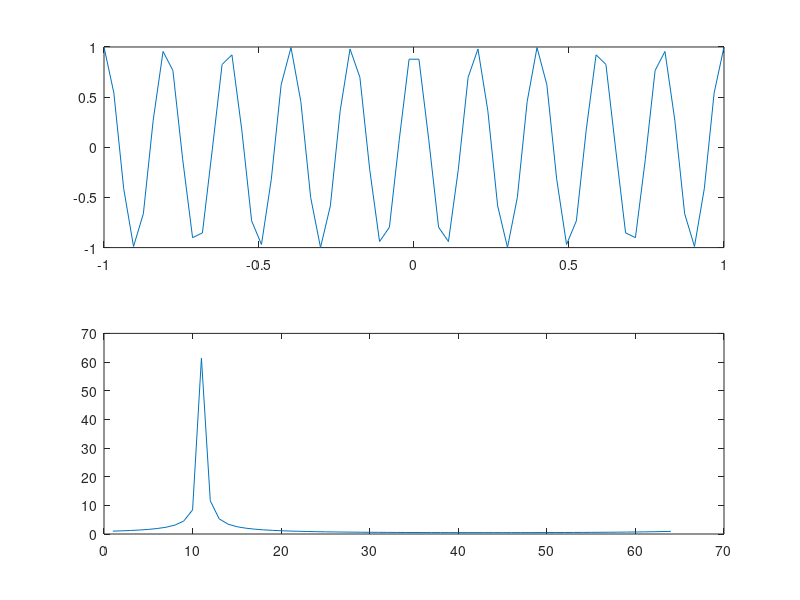

Source code (MATLAB):
% Nettoie l'environnement de travail
clear all
close all
clc

% Définition des paramètres de base
N = 64; % Nombre de points
L = 1; % Longueur de l'intervalle
% Création d'un vecteur x linéairement espacé
x = linspace(-L, L, N)';

% Paramètre de fréquence
p = 10;
% Création du signal yp, une onde exponentielle complexe
yp = exp(2 * i * pi * p * x / 2 / L);
% Calcul de la transformation de Fourier (TF) du signal yp
tf_yp = fft(yp);

% Affichage des résultats
figure(1)
% Trace du signal yp dans le domaine spatial
subplot(2, 1, 1)
plot(x, yp)
% Trace de la magnitude de la TF de yp
subplot(2, 1, 2)
plot(abs(tf_yp))
